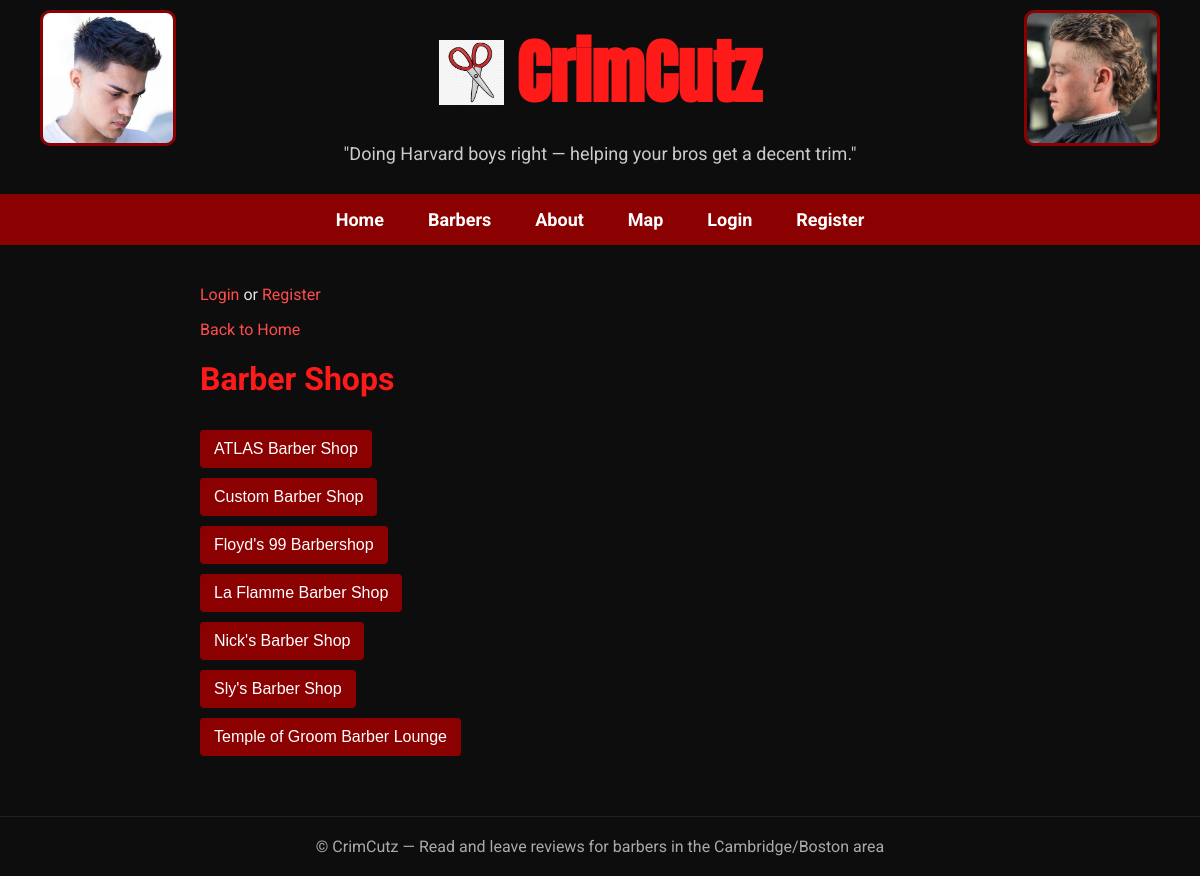
Before: /barbers with the older database file.
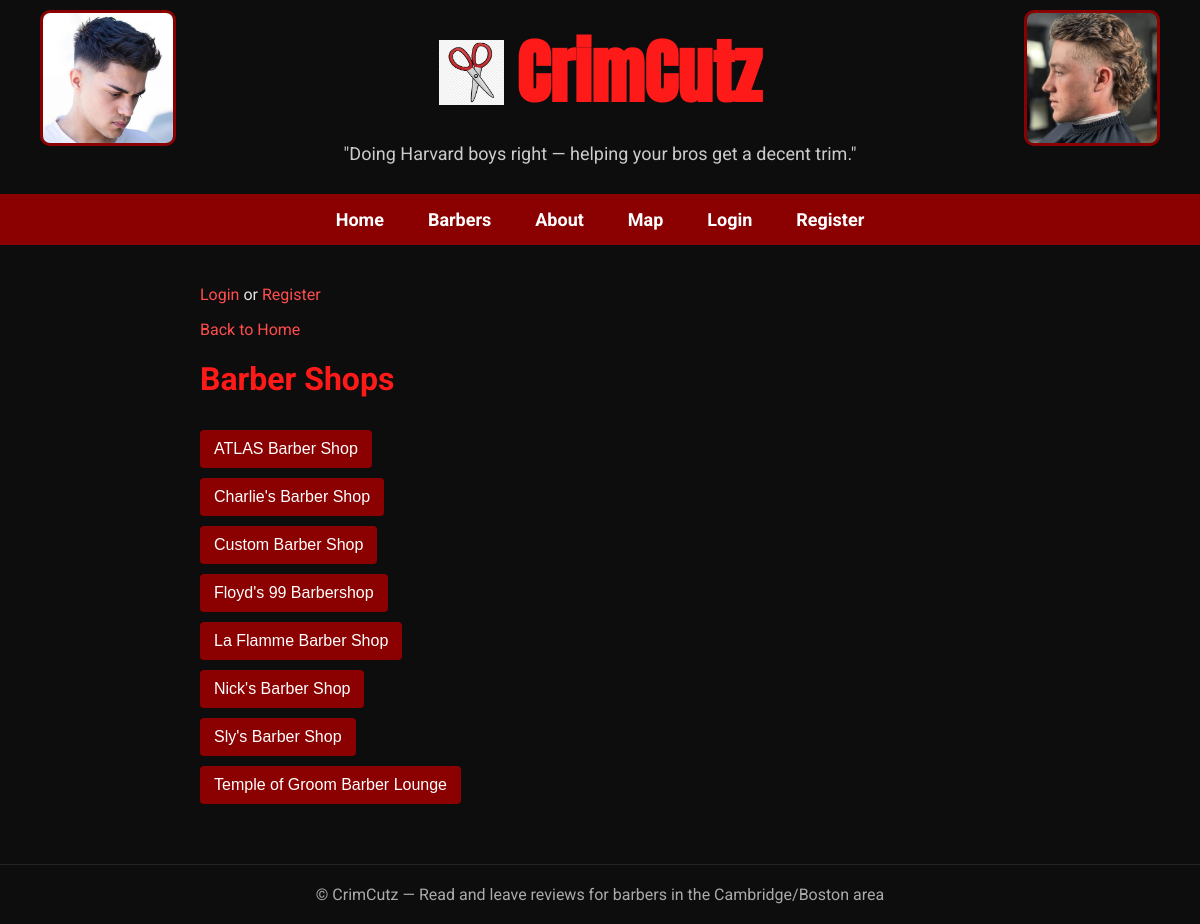
After: the same page with the newer database file.
### tables this page shows
CREATE TABLE shops (
id INTEGER PRIMARY KEY AUTOINCREMENT,
name TEXT NOT NULL,
location TEXT,
website TEXT,
description TEXT
, latitude REAL, longitude REAL);

### app.py (the view)
@app.route("/barbers")
def barbers():
    db = get_db_connection()
    shops = db.execute("""SELECT id, name, location, website, description FROM shops ORDER BY name ASC""").fetchall()
    result = []
    for shop in shops:
        shop_barbers = db.execute("""
            SELECT id, name FROM barbers
            WHERE shop_id = ?
            ORDER BY name ASC
        """, (shop["id"],)).fetchall()
        result.append({
            "shop": shop,
            "barbers": shop_barbers
        })
    return render_template("barbers.html", shops = result, user=session.get("username"))

### app.py (called while the page is built)
def get_db_connection():
    if "db" not in g:
        g.db = sqlite3.connect("crimcuts.db")
        g.db.row_factory = sqlite3.Row
    return g.db

@app.teardown_appcontext
def close_db_connection(error):
    db = g.pop("db", None)
    if db is not None:
        db.close()

### templates/barbers.html (shortened to what this page needs)
{% extends "layout.html" %}
{% block main %}
{% if user %}
    <p>Welcome, {{ user }}! Browse the barber shops and their barbers below.</p>
{% else %}
    <p>
        <a href="{{ url_for('login') }}">Login</a> or
        <a href="{{ url_for('register') }}">Register</a>
    </p>
{% endif %}
<p><a href="{{ url_for('index') }}">Back to Home</a></p>
<h1>Barber Shops</h1>
{% for entry in shops %}
    <div class ="shop_section">
        <button type="shop-toggle" onclick="toggleShop('{{ entry.shop.id }}')">
            {{ entry.shop.name }}
        </button>
    </div>
{% endfor %}
{% endblock %}

### templates/layout.html (shortened to what this page needs)
<!DOCTYPE html>
<html lang="en">
<head>
    <link rel="stylesheet" href="{{ url_for('static', filename='style.css') }}">
    <link rel="stylesheet" href="{{ url_for('static', filename='style.css') }}">
</head>
<body>
<header class="site-header">
    <img src="{{ url_for('static', filename='images/haircut1.jpg') }}"
         class="corner-photo left-corner">
    <div class="title-wrapper">
        <img src="{{ url_for('static', filename='images/scissors.png') }}"
             class="scissors-icon">
        <h1 class="site-title">CrimCutz</h1>
    </div>
    <img src="{{ url_for('static', filename='images/haircut3.png') }}"
         class="corner-photo right-corner">
    <p class="tagline">"Doing Harvard boys right — helping your bros get a decent trim."</p>
</header>
    <nav>
        <a href="{{ url_for('index') }}">Home</a>
        <a href="{{ url_for('barbers') }}">Barbers</a>
        <a href="{{ url_for('about') }}">About</a>
        <a href="{{ url_for('map_page') }}">Map</a>
        {% if session.get("username") %}
            <a href="{{ url_for('upload_shop') }}">Upload Shop</a>
            <a href="{{ url_for('upload_barber') }}">Upload Barber</a>
            <a href="{{ url_for('logout') }}">Logout</a>
        {% else %}
            <a href="{{ url_for('login') }}">Login</a>
            <a href="{{ url_for('register') }}">Register</a>
        {% endif %}
    </nav>
    <main>
        {% block main %}{% endblock %}
    </main>
    <footer>
        © CrimCutz — Read and leave reviews for barbers in the Cambridge/Boston area
    </footer>
</body>
</html>

### static/style.css (style rules this page uses)
body { background-color: #0d0d0d; color: #e5e5e5; font-family: 'Roboto', sans-serif; margin: 0; padding: 0; }
.site-title { font-family: 'Anton', sans-serif; font-size: 72px; color: #ff1a1a; text-align: center; margin: 30px 0 10px; }
.tagline { text-align: center; font-size: 18px; color: #cccccc; margin-bottom: 30px; }
nav { background-color: #8b0000; padding: 15px; text-align: center; }
nav a { color: white; text-decoration: none; margin: 0 20px; font-size: 18px; font-weight: bold; }
main { width: 90%; max-width: 800px; margin: 40px auto; }
h1, h2 { color: #ff1a1a; font-weight: 700; }
button, a button { background-color: #8b0000; color: white; border: none; padding: 10px 14px; margin-top: 10px; font-size: 16px; cursor: pointer; border-radius: 4px; }
a { color: #ff4c4c; text-decoration: none; }
footer { text-align: center; padding: 20px; color: #aaaaaa; margin-top: 60px; border-top: 1px solid #222; }
.site-header { position: relative; text-align: center; padding-top: 20px; margin-bottom: 20px; }
.corner-photo { position: absolute; top: 10px; width: 130px; height: 130px; object-fit: cover; border-radius: 10px; border: 3px solid #8b0000; }
.left-corner { left: 40px; }
.right-corner { right: 40px; }
.title-wrapper { display: inline-flex; align-items: center; gap: 12px; justify-content: center; }
.scissors-icon { width: 65px; height: 65px; }
.site-title { font-size: 70px; margin: 0; padding: 0; }

Changed rows visible on the page:
added shops: shop.name "Charlie's Barber Shop"
